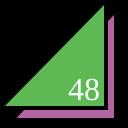
Frame 1 (no input)
Frame 60 (no input): identical to frame 1, image omitted
Frame 120 (the mouse pressed at the canvas centre since frame 60): identical to frame 1, image omitted

The p5.js sketch that drew this single still picture (run headless with seeded random() and noise() and a simulated clock; from frame 60 on, the mouse is pressed at the canvas centre):

// p5.js sketch
// ── sketch.js
function setup() {
  createCanvas(128,128);
}

function draw() {
  background(0);
  strokeWeight(4);
  fill(178, 100, 162);
  triangle(12,120,116,120,116,10);
  fill(94, 185, 84);
  triangle(0,108,106,108,106,0);
  fill(255);
  textSize(32);
  textFont("serif");
  text("48", 68, 100);
}
